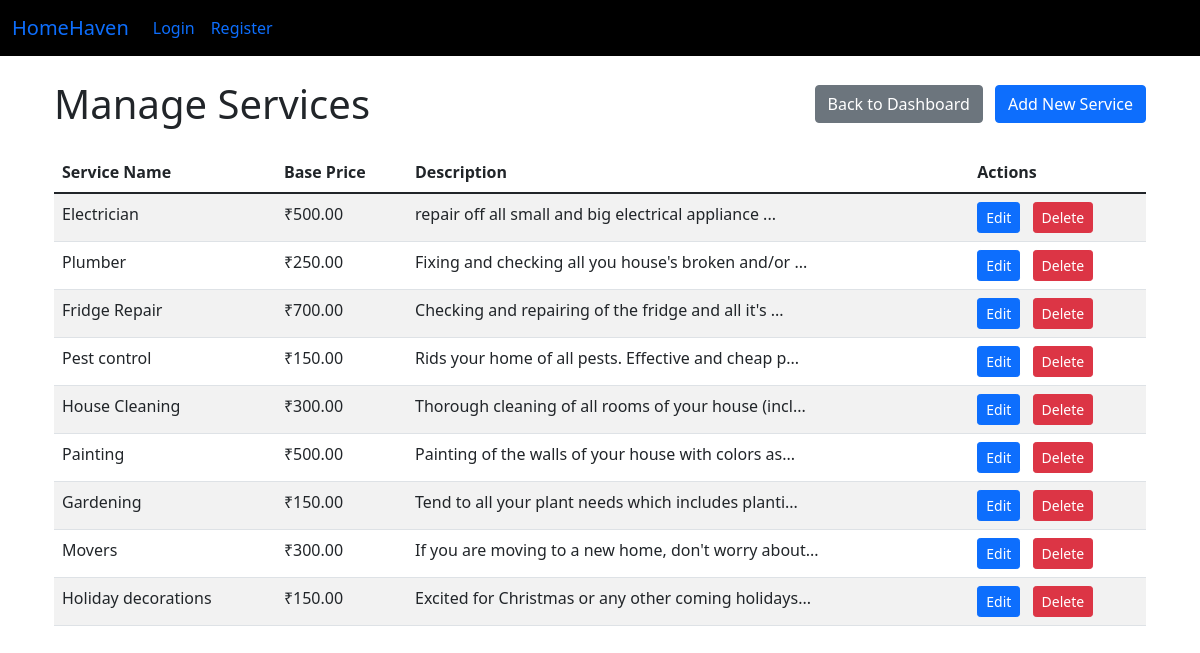
Page /admin/services (signed in) on the committed database.
### app.py (models this page shows, shortened)
class Services(db.Model):
    __tablename__ = "services"
    service_id = db.Column(db.Integer, primary_key=True)
    name = db.Column(db.String(100), nullable=False)
    base_price = db.Column(db.Float, nullable=False)
    description = db.Column(db.Text, nullable=False)

### app.py (the view, shortened to what this page needs)
@app.route('/admin/services', methods=['GET', 'POST'])
def veiw_services():
    if not session.get('is_admin'):
        return redirect(url_for('login'))
    services = Services.query.all()
    return render_template('view_services(admin).html', services=services)

### templates/view_services(admin).html (shortened to what this page needs)
{% extends "base.html" %}
{% block content %}
<div class="container mt-4">
    <div class="d-flex justify-content-between align-items-center mb-4">
        <h1 class="mb-0">Manage Services</h1>
        <div>
            <a href="{{ url_for('admin_dashboard') }}" class="btn btn-secondary me-2">
                 Back to Dashboard
            </a>
            <a href="{{ url_for('create_service') }}" class="btn btn-primary">
                 Add New Service
            </a>
        </div>
    </div>
    <table class="table table-striped">
        <thead>
            <tr>
                <th>Service Name</th>
                <th>Base Price</th>
                <th>Description</th>
                <th>Actions</th>
            </tr>
        </thead>
        <tbody>
            {% for service in services %}
            <tr>
                <td>{{ service.name }}</td>
                <td>₹{{ "%.2f"|format(service.base_price) }}</td>
                <td>{{ service.description[:50] }}{% if service.description|length > 50 %}...{% endif %}</td>
                <td>
                    <a href="{{ url_for('edit_service', service_id=service.service_id) }}" class="btn btn-primary btn-sm me-2">
                         Edit
                    </a>
                    <button type="button" class="btn btn-danger btn-sm" data-bs-toggle="modal" data-bs-target="#deleteModal{{ service.service_id }}">
                         Delete
                    </button>
                </td>
            </tr>
            {% endfor %}
        </tbody>
    </table>
</div>
{% endblock %}

### rows in the picture
Services: name "Electrician", base_price "500.00", description "repair off all small and big electrical appliance"
Services: name "Plumber", base_price "250.00", description "Fixing and checking all you house's broken and/or"
Services: name "Fridge Repair", base_price "700.00", description "Checking and repairing of the fridge and all it's"
Services: name "Pest control", base_price "150.00", description "Rids your home of all pests. Effective and cheap p"
Services: name "House Cleaning", base_price "300.00", description "Thorough cleaning of all rooms of your house (incl"
Services: name "Painting", base_price "500.00", description "Painting of the walls of your house with colors as"
Services: name "Gardening", base_price "150.00", description "Tend to all your plant needs which includes planti"
Services: name "Movers", base_price "300.00", description "If you are moving to a new home, don't worry about"
Services: name "Holiday decorations", base_price "150.00", description "Excited for Christmas or any other coming holidays"
